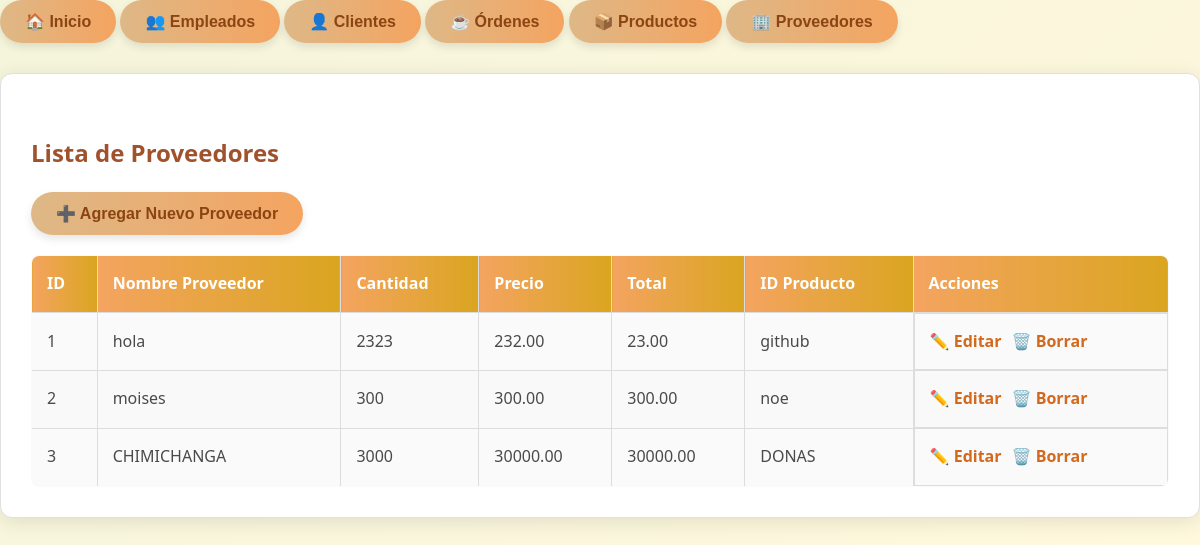
Page /ver_proveedor/ on the committed database.
### app_cafeteria/models.py (models this page shows, shortened)
class Proveedor(models.Model):
    id_proveedor = models.AutoField(primary_key=True)
    nombre_proveedor = models.CharField(max_length=100, default='Proveedor Desconocido')
    cantidad = models.IntegerField()
    precio = models.DecimalField(max_digits=10, decimal_places=2)
    total = models.DecimalField(max_digits=10, decimal_places=2)
    id_producto = models.ForeignKey('Producto', on_delete=models.SET_NULL, null=True, blank=True)

class Producto(models.Model):
    id_productos = models.AutoField(primary_key=True)
    nombre_producto = models.CharField(max_length=100)
    descripcion = models.TextField()
    precio = models.DecimalField(max_digits=10, decimal_places=2)
    categoria = models.CharField(max_length=50)
    disponible = models.BooleanField(default=True)
    id_proveedor = models.ForeignKey('Proveedor', on_delete=models.SET_NULL, null=True, blank=True)
    def __str__(self):
        return self.nombre_producto

### app_cafeteria/views.py (the view)
# urls.py: path('ver_proveedor/', views.ver_proveedor, name='ver_proveedor'),
def ver_proveedor(request):
    proveedores = Proveedor.objects.all()
    return render(request, 'proveedor/ver_proveedor.html', {'proveedores': proveedores})

### app_cafeteria/templates/proveedor/ver_proveedor.html
{% extends 'base.html' %}
{% block content %}
<h2>Lista de Proveedores</h2>
<button onclick="window.location.href='{% url 'agregar_proveedor' %}'">➕ Agregar Nuevo Proveedor</button>
<table>
    <thead>
        <tr>
            <th>ID</th>
            <th>Nombre Proveedor</th>
            <th>Cantidad</th>
            <th>Precio</th>
            <th>Total</th>
            <th>ID Producto</th>
            <th>Acciones</th>
        </tr>
    </thead>
    <tbody>
        {% for proveedor in proveedores %}
        <tr>
            <td>{{ proveedor.id_proveedor }}</td>
            <td>{{ proveedor.nombre_proveedor }}</td>
            <td>{{ proveedor.cantidad }}</td>
            <td>{{ proveedor.precio }}</td>
            <td>{{ proveedor.total }}</td>
            <td>{{ proveedor.id_producto }}</td>
            <td class="actions">
                <a href="{% url 'actualizar_proveedor' proveedor.id_proveedor %}">✏️ Editar</a>
                <a href="{% url 'borrar_proveedor' proveedor.id_proveedor %}">🗑️ Borrar</a>
            </td>
        </tr>
        {% endfor %}
    </tbody>
</table>
{% endblock %}

### app_cafeteria/static/css/styles.css (style rules this page uses)
body { font-family: 'Segoe UI', Tahoma, Geneva, Verdana, sans-serif; background: linear-gradient(135deg, #f5f5dc 0%, #fff8dc 100%); color: #4a4a4a; margin: 0; padding: 0; line-height: 1.6; }
h2 { color: #a0522d; margin-top: 30px; }
table { width: 100%; border-collapse: collapse; margin-top: 20px; background-color: #fafafa; border-radius: 8px; overflow: hidden; }
table, th, td { border: 1px solid #ddd; }
th, td { padding: 15px; text-align: left; }
th { background: linear-gradient(90deg, #f4a460 0%, #daa520 100%); color: white; font-weight: 600; }
tr:nth-child(even) { background-color: #f9f9f9; }
button { background: linear-gradient(90deg, #deb887 0%, #f4a460 100%); color: #8b4513; padding: 12px 25px; border: none; border-radius: 25px; cursor: pointer; font-size: 16px; font-weight: 600; transition: all 0.3s ease; box-shadow: 0 4px 8px rgba(0,0,0,0.1); }
.actions { display: flex; gap: 10px; }
.actions a { color: #d2691e; text-decoration: none; font-weight: 600; transition: color 0.3s ease; }

### rows in the picture
Proveedor: id_proveedor "1", nombre_proveedor "hola", cantidad "2323", precio "232.00", total "23.00", id_producto "github"
Proveedor: id_proveedor "2", nombre_proveedor "moises", cantidad "300", precio "300.00", total "300.00", id_producto "noe"
Proveedor: id_proveedor "3", nombre_proveedor "CHIMICHANGA", cantidad "3000", precio "30000.00", total "30000.00", id_producto "DONAS"
